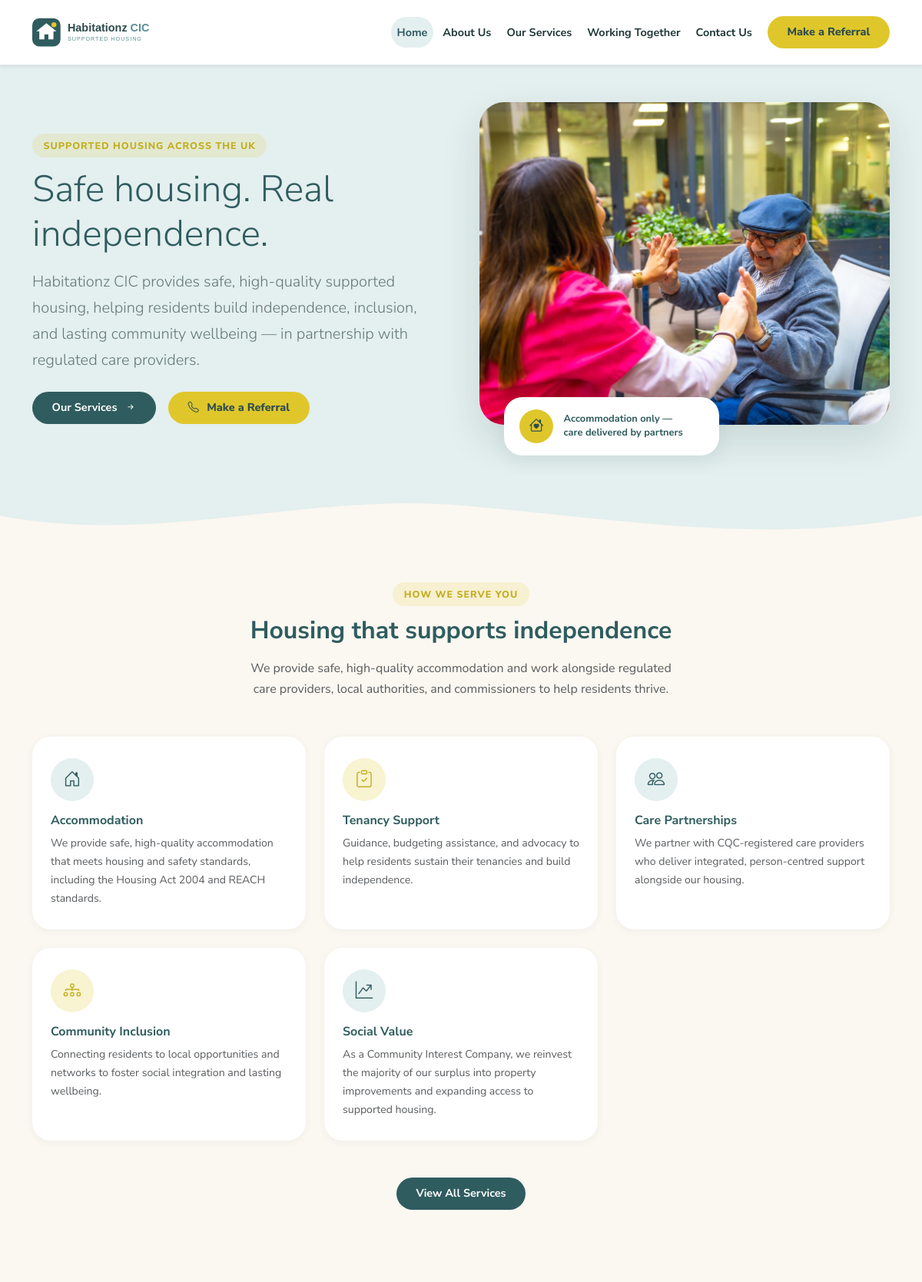
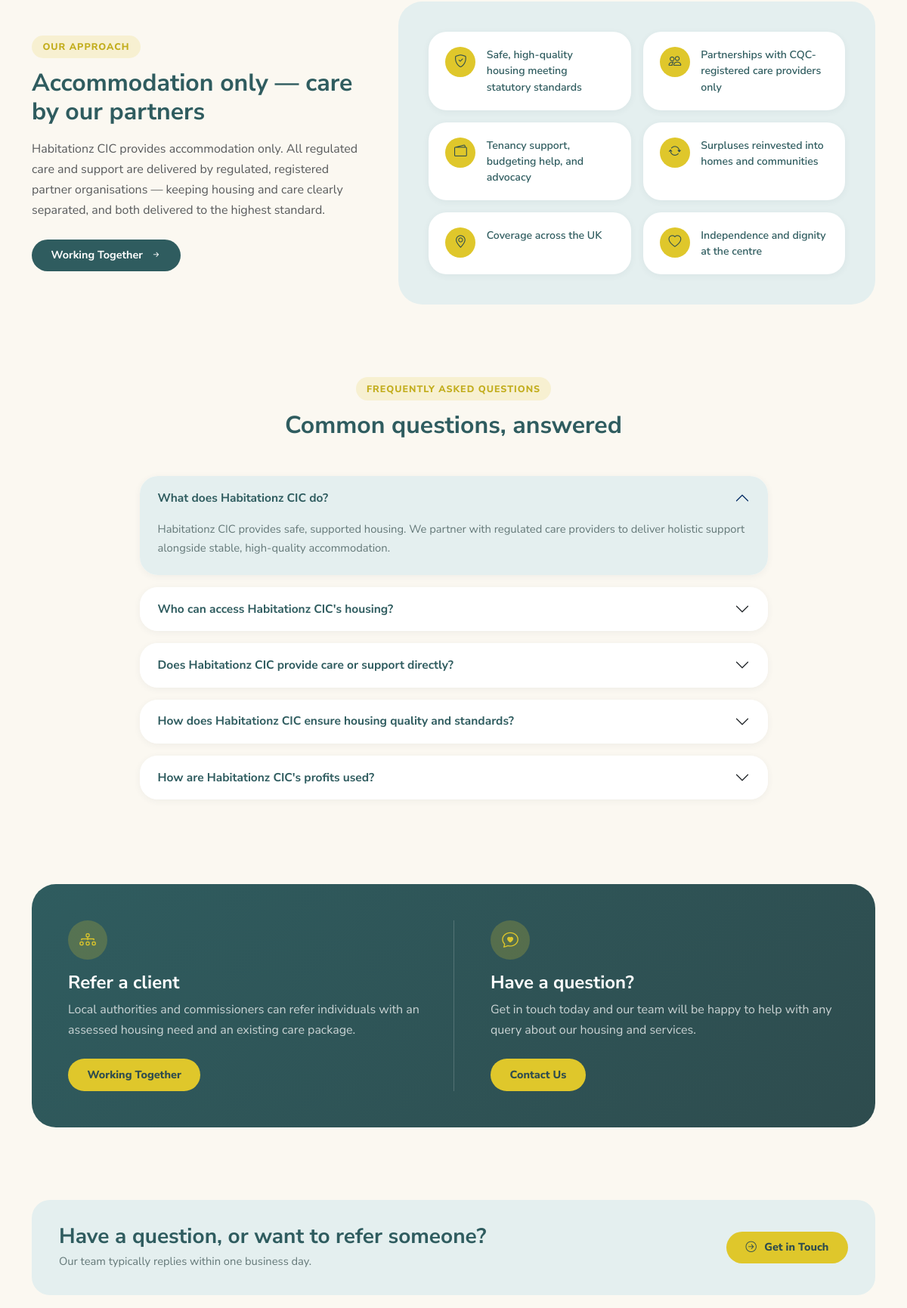
The page / (upper part) on the database its author committed (2 pictures, top to bottom).
### tables this page shows
CREATE TABLE services (
    id          INT UNSIGNED  NOT NULL AUTO_INCREMENT,
    title       VARCHAR(150)  NOT NULL,
    description TEXT          NULL,
    icon        VARCHAR(60)   NOT NULL DEFAULT 'bi-house-heart',
    sort_order  INT           NOT NULL DEFAULT 0,
    is_active   TINYINT(1)    NOT NULL DEFAULT 1,
    PRIMARY KEY (id)
);

CREATE TABLE faqs (
    id          INT UNSIGNED  NOT NULL AUTO_INCREMENT,
    question    VARCHAR(255)  NOT NULL,
    answer      TEXT          NOT NULL,
    sort_order  INT           NOT NULL DEFAULT 0,
    is_active   TINYINT(1)    NOT NULL DEFAULT 1,
    PRIMARY KEY (id)
);

### includes/database.php (called while the page is built, shortened)
<?php
class Database {
    private static ?PDO $pdo = null;
    public static function get(): PDO {
        if (self::$pdo === null) {
            $dsn = 'mysql:host=' . DB_HOST . ';dbname=' . DB_NAME . ';charset=utf8mb4';
            try {
                self::$pdo = new PDO($dsn, DB_USER, DB_PASS, [
                    PDO::ATTR_ERRMODE => PDO::ERRMODE_EXCEPTION,
                    PDO::ATTR_DEFAULT_FETCH_MODE => PDO::FETCH_ASSOC,
                ]);
            } catch (PDOException $e) {
                error_log('DB connection failed: ' . $e->getMessage());
                die('Sorry, something went wrong. Please try again later.');
            }
        }
        return self::$pdo;
    }
    public static function query(string $sql, array $params = []): PDOStatement {
        $stmt = self::get()->prepare($sql);
        $stmt->execute($params);
        return $stmt;
    }
    public static function fetchAll(string $sql, array $params = []): array {
        return self::query($sql, $params)->fetchAll();
    }
}

### index.php (the view, shortened to what this page needs)
<?php
require_once __DIR__ . '/includes/database.php';
$services  = Database::fetchAll("SELECT * FROM services WHERE is_active = 1 ORDER BY sort_order ASC");
$faqs      = Database::fetchAll("SELECT * FROM faqs WHERE is_active = 1 ORDER BY sort_order ASC");
$rawBlocks = Database::fetchAll(
    "SELECT section_key, content FROM page_content WHERE page_slug = 'home'"
);
$pc = array_column($rawBlocks, 'content', 'section_key');
$b = fn(string $key, string $fallback = '') => htmlspecialchars($pc[$key] ?? $fallback);
$pillarTones = ['teal', 'gold'];
$pillarIcons = ['bi-house-door', 'bi-clipboard-check', 'bi-people', 'bi-diagram-3', 'bi-graph-up-arrow'];
include __DIR__ . '/includes/header.php';
?>
<section class="hero-warm">
  <div class="container">
    <div class="row align-items-center g-5 pb-5">
      <div class="col-lg-6" style="position:relative; z-index:2;">
        <span class="section-label"><?= $b('hero_badge', 'Supported housing across the UK') ?></span>
        <h1 class="display-5 mb-3" style="line-height:1.2;">
          <?= $b('hero_title', 'Safe housing. Real independence.') ?>
        </h1>
        <p class="lead mb-4" style="color:var(--hzc-muted);">
          <?= $b('hero_body', SITE_NAME . ' provides safe, high-quality supported housing, helping residents build independence, inclusion, and lasting community wellbeing — in partnership with regulated care providers.') ?>
        </p>
        <div class="d-flex flex-wrap gap-3">
          <a href="<?= BASE_URL ?>/services.php" class="btn btn-hzc-primary">
            <?= $b('hero_cta_primary', 'Our Services') ?> <i class="bi bi-arrow-right-short ms-1"></i>
          </a>
          <a href="<?= BASE_URL ?>/contact.php" class="btn btn-hzc-accent">
            <i class="bi bi-telephone me-1"></i><?= $b('hero_cta_secondary', 'Make a Referral') ?>
          </a>
        </div>
      </div>
      <div class="col-lg-6">
        <div class="hero-photo-frame">
          <img src="<?= BASE_URL ?>/assets/img/hero-1.webp" alt="A resident's supported housing home">
        </div>
        <div class="hero-caption-chip">
          <div class="chip-icon"><i class="bi bi-house-heart"></i></div>
          <div class="chip-text">Accommodation only —<br>care delivered by partners</div>
        </div>
      </div>
    </div>
  </div>
  <svg class="wave-divider" viewBox="0 0 1440 74" preserveAspectRatio="none" xmlns="http://www.w3.org/2000/svg">
    <path d="M0,32 C240,74 480,0 720,18 C960,36 1200,74 1440,32 L1440,74 L0,74 Z" fill="#FBF8F1"></path>
  </svg>
</section>
<section class="py-5">
  <div class="container">
    <div class="text-center mb-5">
      <span class="section-label"><?= $b('how_label', 'How We Serve You') ?></span>
      <h2 class="fw-bold mb-0" style="font-size:2rem;">
        <?= $b('how_title', 'Housing that supports independence') ?>
      </h2>
      <p class="text-muted mt-3 mx-auto" style="max-width:560px;">
        <?= $b('how_body', 'We provide safe, high-quality accommodation and work alongside regulated care providers, local authorities, and commissioners to help residents thrive.') ?>
      </p>
    </div>
    <div class="row g-4">
      <?php foreach ($services as $i => $s):
        $tone = $pillarTones[$i % 2];
        $icon = $s['icon'] ?: ($pillarIcons[$i % count($pillarIcons)]);
      ?>
      <div class="col-md-6 col-lg-4">
        <div class="mini-card h-100">
          <div class="mini-card-icon tone-<?= $tone ?>">
            <i class="bi <?= htmlspecialchars($icon) ?>"></i>
          </div>
          <h5 class="fw-bold mb-2" style="font-size:1rem;"><?= htmlspecialchars($s['title']) ?></h5>
          <p class="text-muted mb-0" style="font-size:0.88rem;"><?= htmlspecialchars($s['description']) ?></p>
        </div>
      </div>
      <?php endforeach; ?>
    </div>
    <div class="text-center mt-5">
      <a href="<?= BASE_URL ?>/services.php" class="btn btn-hzc-primary">
        View All Services
      </a>
    </div>
  </div>
</section>
<section class="py-5">
  <div class="container">
    <div class="row g-5 align-items-center">
      <div class="col-lg-5">
        <span class="section-label"><?= $b('approach_label', 'Our Approach') ?></span>
        <h2 class="fw-bold mb-3"><?= $b('approach_title', 'Accommodation only — care by our partners') ?></h2>
        <p class="text-muted mb-4">
          <?= $b('approach_body', SITE_NAME . ' provides accommodation only. All regulated care and support are delivered by regulated, registered partner organisations — keeping housing and care clearly separated, and both delivered to the highest standard.') ?>
        </p>
        <a href="<?= BASE_URL ?>/working-together.php" class="btn btn-hzc-primary">
          Working Together <i class="bi bi-arrow-right-short ms-1"></i>
        </a>
      </div>
      <div class="col-lg-7">
        <div class="value-grid-wrap">
          <div class="row g-3">
            <?php
            $values = [
              ['bi-shield-check', 'Safe, high-quality housing meeting statutory standards'],
              ['bi-people', 'Partnerships with CQC-registered care providers only'],
              ['bi-wallet2', 'Tenancy support, budgeting help, and advocacy'],
              ['bi-arrow-repeat', 'Surpluses reinvested into homes and communities'],
              ['bi-geo-alt', 'Coverage across the UK'],
              ['bi-heart', 'Independence and dignity at the centre'],
            ];
            foreach ($values as $v): [$icon, $text] = $v; ?>
            <div class="col-sm-6">
              <div class="value-chip">
                <div class="value-icon"><i class="bi <?= $icon ?>"></i></div>
                <div class="value-text"><?= htmlspecialchars($text) ?></div>
              </div>
            </div>
            <?php endforeach; ?>
          </div>
        </div>
      </div>
    </div>
  </div>
</section>
<?php if (!empty($faqs)): ?>
<section class="py-5">
  <div class="container">
    <div class="text-center mb-5">
      <span class="section-label">Frequently Asked Questions</span>
      <h2 class="fw-bold mb-0">Common questions, answered</h2>
    </div>
    <div class="row justify-content-center">
      <div class="col-lg-9">
        <div class="accordion faq-accordion" id="faqAccordion">
          <?php foreach ($faqs as $i => $f): ?>
          <div class="accordion-item">
            <h2 class="accordion-header">
              <button class="accordion-button <?= $i === 0 ? '' : 'collapsed' ?>" type="button"
                      data-bs-toggle="collapse" data-bs-target="#faq<?= $f['id'] ?>"
                      aria-expanded="<?= $i === 0 ? 'true' : 'false' ?>">
                <?= htmlspecialchars($f['question']) ?>
              </button>
            </h2>
            <div id="faq<?= $f['id'] ?>"
                 class="accordion-collapse collapse <?= $i === 0 ? 'show' : '' ?>"
                 data-bs-parent="#faqAccordion">
              <div class="accordion-body">
                <?= nl2br(htmlspecialchars($f['answer'])) ?>
              </div>
            </div>
          </div>
          <?php endforeach; ?>
        </div>
      </div>
    </div>
  </div>
</section>
<?php endif; ?>
<section class="py-5">
  <div class="container">
    <div class="cta-organic">
      <div class="row g-4">
        <div class="col-md-6 cta-col">
          <div class="cta-icon"><i class="bi bi-diagram-3"></i></div>
          <h4 class="fw-bold mb-2">Refer a client</h4>
          <p class="mb-4">Local authorities and commissioners can refer individuals with an assessed housing need and an existing care package.</p>
          <a href="<?= BASE_URL ?>/working-together.php" class="btn btn-hzc-accent">
            Working Together
          </a>
        </div>
        <div class="col-md-6 cta-col cta-divider ps-md-5">
          <div class="cta-icon"><i class="bi bi-chat-heart"></i></div>
          <h4 class="fw-bold mb-2">Have a question?</h4>
          <p class="mb-4">Get in touch today and our team will be happy to help with any query about our housing and services.</p>
          <a href="<?= BASE_URL ?>/contact.php" class="btn btn-hzc-accent">
            Contact Us
          </a>
        </div>
      </div>
    </div>
  </div>
</section>
<?php include __DIR__ . '/includes/footer.php'; ?>

### rows shown on the page
services: title "Accommodation", description "We provide safe, high-quality accommodation that meets housing and safety standards, including the Housing Act 2004 and REACH standards."
services: title "Tenancy Support", description "Guidance, budgeting assistance, and advocacy to help residents sustain their tenancies and build independence."
services: title "Care Partnerships", description "We partner with CQC-registered care providers who deliver integrated, person-centred support alongside our housing."
services: title "Community Inclusion", description "Connecting residents to local opportunities and networks to foster social integration and lasting wellbeing."
services: title "Social Value", description "As a Community Interest Company, we reinvest the majority of our surplus into property improvements and expanding access to supported housing."
faqs: question "What does Habitationz CIC do?", answer "Habitationz CIC provides safe, supported housing. We partner with regulated care providers to deliver holistic support alongside stable, high-quality accommodation."
faqs: question "Who can access Habitationz CIC's housing?"
faqs: question "Does Habitationz CIC provide care or support directly?"
faqs: question "How does Habitationz CIC ensure housing quality and standards?"
faqs: question "How are Habitationz CIC's profits used?"

### other values the page prints
$label "Home"
$label "About Us"
$label "Our Services"
$label "Working Together"
$label "Contact Us"
$b('hero_badge', 'Supported housing across the UK') "SUPPORTED HOUSING ACROSS THE UK"
$b('hero_title', 'Safe housing. Real independence.') "Safe housing. Real independence."
$b('hero_cta_primary', 'Our Services') "Our Services"
$b('hero_cta_secondary', 'Make a Referral') "Make a Referral"
$b('how_label', 'How We Serve You') "HOW WE SERVE YOU"
$b('how_title', 'Housing that supports independence') "Housing that supports independence"
$b('approach_label', 'Our Approach') "OUR APPROACH"
$b('approach_title', 'Accommodation only — care by our partners') "Accommodation only — care by our partners"
$text "Safe, high-quality housing meeting statutory standards"
$text "Partnerships with CQC-registered care providers only"
